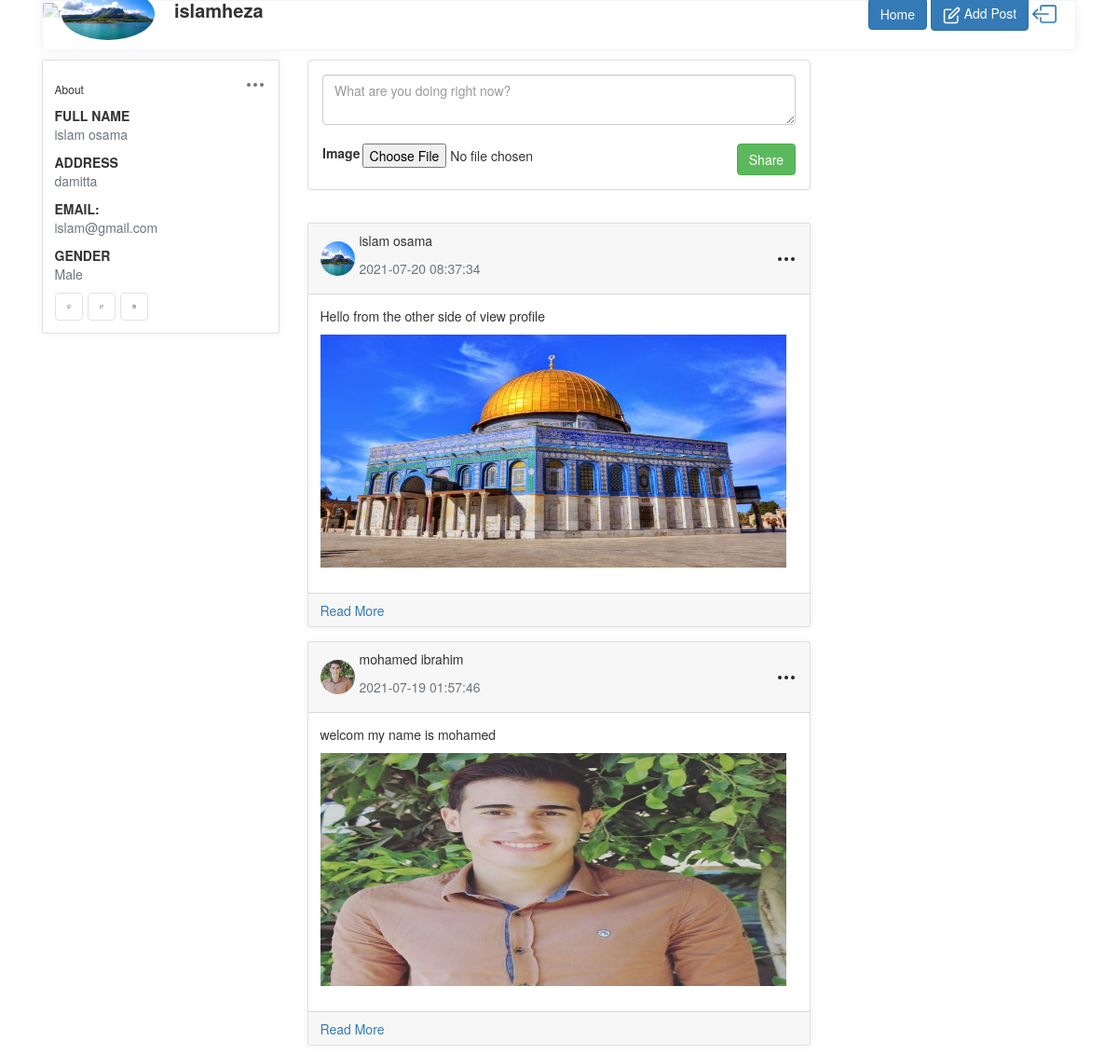
/index.php (signed in), run on the app's committed database.
### tables this page shows
CREATE TABLE `users` (
  `User_Id` int(11) NOT NULL,
  `fname` varchar(30) NOT NULL,
  `lname` varchar(30) NOT NULL,
  `Username` varchar(30) NOT NULL,
  `Address` varchar(30) NOT NULL,
  `Email` varchar(30) NOT NULL,
  `Password` varchar(30) NOT NULL,
  `Gender` enum('Female','Male') NOT NULL,
  `Profile_Img` varchar(30) NOT NULL
);

CREATE TABLE `posts` (
  `Post_Id` int(11) NOT NULL,
  `User_Id` int(11) NOT NULL,
  `Body` varchar(250) NOT NULL,
  `Image` varchar(30) NOT NULL,
  `Date` datetime DEFAULT NULL
);

### viewprofile.php (called while the page is built)
<?php
$con = new PDO("mysql:host=localhost; dbname=Facebook","root","");
$data=$con->query("select * from users where User_Id={$_COOKIE['userid']}");
$profile=$data->fetch(PDO::FETCH_ASSOC);
?>

### classes/db.php (called while the page is built, shortened)
<?php
class db{
    private $dbname="Facebook";
    private $host="localhost";
    private $username="root";
    private $password="";
    private $connection=null;
    function __construct(){
        $this->server="mysql:host=$this->host;dbname=$this->dbname";
        $this->connection= new pdo($this->server,$this->username,$this->password);
    }
    public function getData($cols, $table ,$condition=1){
        return $this->connection->query("select $cols from $table where $condition");
     }
    public function getAllData($table ,$condition=1){
       return $this->connection->query("select * from $table where $condition ORDER BY date DESC");
    }
}
?>

### post/listpost.php (the view)
<div class="panel panel-default">
    <div class="panel-body">
    <div class="status-upload nopaddingbtm">
        <form action="./PostController.php" method="post" enctype="multipart/form-data">
        <textarea class="form-control" name="body" placeholder="What are you doing right now?"></textarea>
        <br>
        <ul class="nav nav-pills pull-left ">
            <li><label ><b>Image</b></label></li>
            <li><input type="file" name="postImg"></li>
        </ul>
        <button type="submit" name="addPost" class="btn btn-success pull-right" > Share</button>
        </form>
    </div>
    </div>
</div>
<?php
    require_once("./classes/db.php");
    $conn= new db();
    $allPosts=$conn->getAllData("posts");
    while($post=$allPosts->fetch(PDO::FETCH_ASSOC)){
    $userData=$conn->getData("fname,lname,Profile_Img","users","User_Id={$post['User_Id']}");
    $user=$userData->fetch(PDO::FETCH_ASSOC);
echo "
    <div class='card rounded mt-4'>
        <div class='card-header'>
            <div class='d-flex align-items-center justify-content-between'>
                <div class='d-flex align-items-center'>
                    <img class='img-xs rounded-circle' src='images/{$user['Profile_Img']}' alt=''>
                    <div class='ml-2'>
                        <p>{$user['fname']} {$user['lname']}</p>
                        <p class='tx-11 text-muted'>{$post['Date']}</p>
                    </div>
                </div>
                <div class='dropdown'>
                    <button class='btn p-0' type='button' id='dropdownMenuButton2' data-toggle='dropdown' aria-haspopup='true' aria-expanded='false'>
                        <svg xmlns='http://www.w3.org/2000/svg' width='24' height='24' viewBox='0 0 24 24' fill='none' stroke='currentColor' stroke-width='2' stroke-linecap='round' stroke-linejoin='round' class='feather feather-more-horizontal icon-lg pb-3px'>
                            <circle cx='12' cy='12' r='1'></circle>
                            <circle cx='19' cy='12' r='1'></circle>
                            <circle cx='5' cy='12' r='1'></circle>
                        </svg>
                    </button>
                    <div class='dropdown-menu' aria-labelledby='dropdownMenuButton2'>
                        <a class='dropdown-item d-flex align-items-center' href='post.php?id={$post['Post_Id']}'>
                                <span class=''>View Post</span></a>
                        <a class='dropdown-item d-flex align-items-center' href='post.php?id={$post['Post_Id']}&action=edit'>
                                <span class=''>Edit</span></a>
                        <a class='dropdown-item d-flex align-items-center' href='deletePost.php?id={$post['Post_Id']}'>
                                <span class=''>Delete</span></a>
                    </div>
                </div>
            </div>
        </div>
        <div class='card-body'>
            <p class='mb-3 tx-14'>{$post['Body']}</p>";
            if($post['Image']){
                echo "<img src='images/{$post['Image']}' width='500' height='250' class='mb-4' alt='postImg'> " ;};
                echo"
        </div>
        <div class='card-footer'>
            <div class='d-flex post-actions'>
            <a href ='post.php?id={$post['Post_Id']}'>Read More</a>
            </div>
        </div>
    </div>";}?>

### Layouts/htmlHeader.php (shortened to what this page needs)
<!DOCTYPE html>
<html lang="en">
<head>
    <link rel="stylesheet" href="Css/index.css">
    <link rel="stylesheet" href="Css/popup.css">
    <link href="https://cdn.jsdelivr.net/npm/bootstrap@4.4.1/dist/css/bootstrap.min.css" rel="stylesheet">
    <link href="https://netdna.bootstrapcdn.com/bootstrap/3.3.7/css/bootstrap.min.css" rel="stylesheet">
    <link href="https://maxcdn.bootstrapcdn.com/font-awesome/4.3.0/css/font-awesome.min.css" rel="stylesheet">
</head>

### index.php (shortened to what this page needs)
<?php
    include "Layouts/htmlHeader.php";
?>
<body>
<div class="container">
<div class="profile-page tx-13">
    <?php
        include "Layouts/header.php";
    ?>
    <div class="row profile-body">
        <?php
            include "Layouts/LeftSide.php";
        ?>
        <div class="col-md-8 col-xl-6 middle-wrapper">
            <div class="row">
                <div class="col-md-12 grid-margin">
                    <?php require("post/listpost.php")?>
                </div>
            </div>
        </div>
    </div>
</div>
</div>
</body>
</html>

### Layouts/header.php (shortened to what this page needs)
<?php include("viewprofile.php")?>
<div class="row">
        <div class="col-12 grid-margin">
            <div class="profile-header">
                <div class="cover">
                    <div class="gray-shade"></div>
                    <figure>
                    </figure>
                    <div class="cover-body d-flex justify-content-between align-items-center">
                        <div>
                            <img class="profile-pic" src="images/<?php echo$profile['Profile_Img'];?>" alt="profile">
                            <span class="profile-name"><?php echo $profile['Username']?></span>
                        </div>
                        <div class="d-none d-md-block">
                        <a href="index.php" class="btn btn-primary">Home</a>
                            <a href="#" class="btn btn-primary btn-icon-text btn-edit-profile" onclick="openForm()">
                                 Add Post
                            </a>
                            <a href="logout.php">
                           </a>
                        </div>
                    </div>
                </div>
                <div class="header-links">
                </div>
            </div>
        </div>
    </div>

### Layouts/LeftSide.php (shortened to what this page needs)
<?php include("viewprofile.php")?>
<div class="d-none d-md-block col-md-4 col-xl-3 left-wrapper">
            <div class="card rounded">
                <div class="card-body">
                    <div class="d-flex align-items-center justify-content-between mb-2">
                        <h6 class="card-title mb-0">About</h6>
                        <div class="dropdown">
                            <button class="btn p-0" type="button" id="dropdownMenuButton" data-toggle="dropdown" aria-haspopup="true" aria-expanded="false">
                            </button>
                        </div>
                    </div>
                    <div class="mt-3">
                        <label class="tx-11 font-weight-bold mb-0 text-uppercase">Full Name</label>
                        <p class="text-muted"><?php echo $profile['fname']." ".$profile['lname']?></p>
                    </div>
                    <div class="mt-3">
                        <label class="tx-11 font-weight-bold mb-0 text-uppercase">Address</label>
                        <p class="text-muted"><?php echo $profile['Address']?></p>
                    </div>
                    <div class="mt-3">
                        <label class="tx-11 font-weight-bold mb-0 text-uppercase">Email:</label>
                        <p class="text-muted"><?php echo $profile['Email']?></p>
                    </div>
                    <div class="mt-3">
                        <label class="tx-11 font-weight-bold mb-0 text-uppercase">Gender</label>
                        <p class="text-muted"><?php echo $profile['Gender']?></p>
                    </div>
                    <div class="mt-3 d-flex social-links">
                        <a href="javascript:;" class="btn d-flex align-items-center justify-content-center border mr-2 btn-icon github">
                        </a>
                        <a href="javascript:;" class="btn d-flex align-items-center justify-content-center border mr-2 btn-icon twitter">
                        </a>
                        <a href="javascript:;" class="btn d-flex align-items-center justify-content-center border mr-2 btn-icon instagram">
                        </a>
                    </div>
                </div>
            </div>
        </div>

### Css/index.css (style rules this page uses)
body { background-color: #f9fafb; margin-top:20px; }
.profile-page .profile-header { box-shadow: 0 0 10px 0 rgba(183, 192, 206, 0.2); border: 1px solid #f2f4f9; }
.profile-page .profile-header .cover { position: relative; border-radius: .25rem .25rem 0 0; }
.profile-page .profile-header .cover figure { margin-bottom: 0; }
.profile-page .profile-header .cover .gray-shade { position: absolute; top: 0; left: 0; width: 100%; height: 100%; z-index: 1; background: linear-gradient(rgba(255, 255, 255, 0.1), #fff 99%); }
.profile-page .profile-header .cover .cover-body { position: absolute; bottom: -20px; left: 0; z-index: 2; width: 100%; padding: 0 20px; }
.profile-page .profile-header .cover .cover-body .profile-pic { border-radius: 50%; width: 100px; }
.profile-page .profile-header .cover .cover-body .profile-name { font-size: 20px; font-weight: 600; margin-left: 17px; }
.profile-page .profile-header .header-links { padding: 15px; display: -webkit-flex; display: flex; -webkit-justify-content: center; justify-content: center; background: #fff; border-radius: 0 0 .25rem .25rem; }
.profile-page .profile-body .left-wrapper .social-links a { width: 30px; height: 30px; }
.img-xs { width: 37px; height: 37px; }
.rounded-circle { border-radius: 50% !important; }
img { vertical-align: middle; border-style: none; }
.card-header:first-child { border-radius: 0 0 0 0; }
.card-header { padding: 0.875rem 1.5rem; margin-bottom: 0; background-color: rgba(0, 0, 0, 0); border-bottom: 1px solid #f2f4f9; }
.card-footer:last-child { border-radius: 0 0 0 0; }
.card-footer { padding: 0.875rem 1.5rem; background-color: rgba(0, 0, 0, 0); border-top: 1px solid #f2f4f9; }
.grid-margin { margin-bottom: 1rem; }
.card { box-shadow: 0 0 10px 0 rgba(183, 192, 206, 0.2); -webkit-box-shadow: 0 0 10px 0 rgba(183, 192, 206, 0.2); -moz-box-shadow: 0 0 10px 0 rgba(183, 192, 206, 0.2); -ms-box-shadow: 0 0 10px 0 rgba(183, 192, 206, 0.2); }
.rounded { border-radius: 0.25rem !important; }
.card { position: relative; display: flex; flex-direction: column; min-width: 0; word-wrap: break-word; background-color: #fff; background-clip: border-box; border: 1px solid #f2f4f9; border-radius: 0.25rem; }
.nopaddingbtm { margin-bottom: 0 }
.panel { box-shadow: 0px 2px 10px 0 rgba(0, 0, 0, 0.05); -moz-box-shadow: 0px 2px 10px 0 rgba(0, 0, 0, 0.05); -webkit-box-shadow: 0px 2px 10px 0 rgba(0, 0, 0, 0.05); -ms-box-shadow: 0px 2px 10px 0 rgba(0, 0, 0, 0.05); transition: all ease 0.5s; -moz-transition: all ease 0.5s; -webkit-transition: all ease 0.5s; -ms-transition: all ease 0.5s; margin-bottom: 35px; border-radius: 0px; position: relative; border: 0; display: inline-block; width: 100%; }
.progress-bar-success, .status.active, .panel-green, .panel-green > .panel-heading, .btn-success, .fc-event, .badge.green, .event_green { color: white; background-color: #8BC34A; }

### data on the page
users: Profile_Img (picture), fname "islam", lname "osama", Address "damitta", Email "islam@gmail.com", Gender "Male"
posts: User_Id.Profile_Img (picture), User_Id.fname "islam", User_Id.lname "osama", Date "2021-07-20 08:37:34", Body "Hello from the other side of view profile", Image (picture)
posts: User_Id.Profile_Img (picture), User_Id.fname "mohamed", User_Id.lname "ibrahim", Date "2021-07-19 01:57:46", Body "welcom my name is mohamed", Image (picture)
